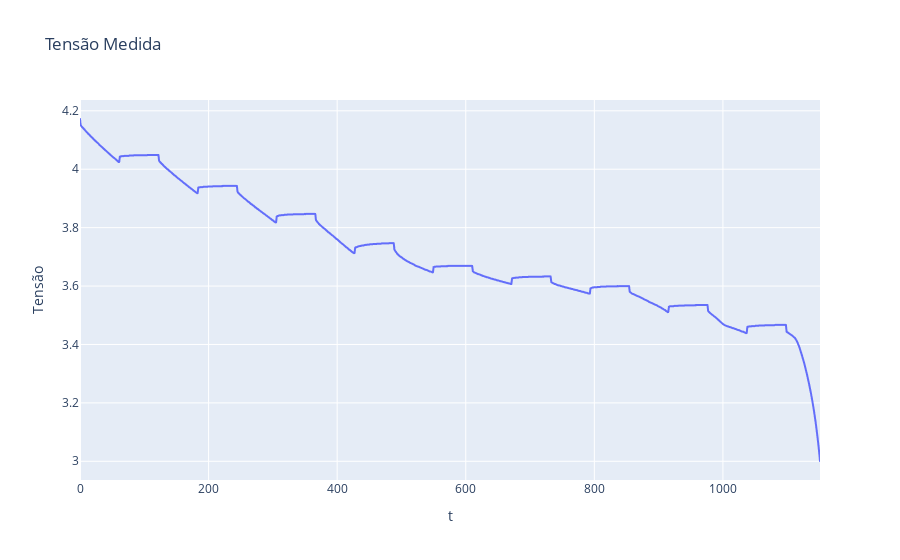

Notebook source saved alongside this figure:
### Code cell
fig2 = px.line(df, x="t", y="Tensão", title='Tensão Medida')
fig2.show()

### Figure 1 — Plotly figure (JSON) as saved in the notebook; plotly's stock layout.template omitted (floating-point values rounded to 4 significant figures; data arrays with more than 128 entries replaced by an {"elided": "..."} marker saying what was removed)
{"data": [{"hovertemplate": "t=%{x}<br>Tensão=%{y}<extra></extra>", "legendgroup": "", "line": {"color": "#636efa", "dash": "solid"}, "marker": {"symbol": "circle"}, "mode": "lines", "name": "", "showlegend": false, "type": "scattergl", "x": {"elided": "1152 int values"}, "xaxis": "x", "y": {"elided": "1152 float values"}, "yaxis": "y"}], "layout": {"legend": {"tracegroupgap": 0}, "title": {"text": "Tensão Medida"}, "xaxis": {"anchor": "y", "domain": [0, 1], "title": {"text": "t"}}, "yaxis": {"anchor": "x", "domain": [0, 1], "title": {"text": "Tensão"}}}}
